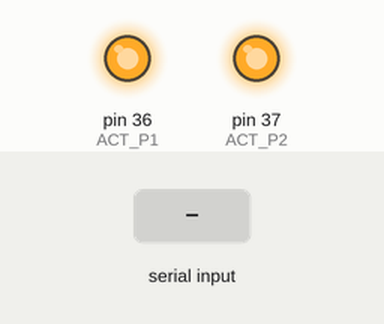
Bench run of a sketch on a simulated Arduino Mega 2560, built with avr-gcc and run on an emulated ATmega2560. Parts: output pins drawn as LEDs (lit = HIGH). Inputs (shaded band) come from the test bench. Pins used as bus, display or sensor lines are not drawn.

Above: at 1.2 s.
1.3 s: "a" received over Serial
At 2.1 s:
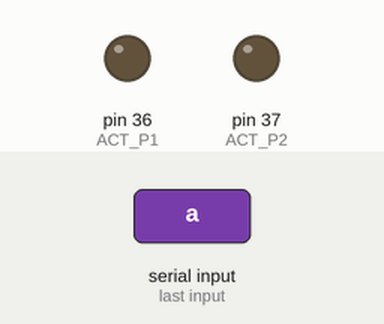
Timing chart, 0 to 4.3 s (numbered marks = the images above; inputs shaded):
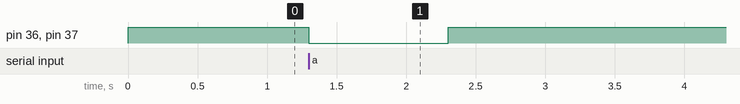

The sketch:

Test_relais_actionneur.ino
```cpp
#include <Stepper.h>

#define ACT_P1 36
#define ACT_P2 37

#define COLOR_S0 4
#define COLOR_S1 5
#define COLOR_S2 6
#define COLOR_S3 7
#define sensorOut 8

//Déclaration pins moteur
#define motorOn 0

#define IN1 28
#define IN2 29
#define IN3 30
#define IN4 31

#define NbrPas1 300

int frequency = 0;

boolean etat = false;

int redFrequency = 0;
int greenFrequency = 0;
int blueFrequency = 0;

int redColor = 0;
int greenColor = 0;
int blueColor = 0;

#if motorOn
Stepper Moteur(NbrPas1, IN1, IN2, IN3, IN4);
#endif

void setup()
{
  pinMode(ACT_P1,OUTPUT);
  pinMode(ACT_P2,OUTPUT);

  pinMode(COLOR_S0,OUTPUT);
  pinMode(COLOR_S1,OUTPUT);
  pinMode(COLOR_S2,OUTPUT);
  pinMode(COLOR_S3,OUTPUT);
  pinMode(sensorOut,INPUT);

  digitalWrite(ACT_P1,HIGH);
  digitalWrite(ACT_P2,HIGH);

  digitalWrite(COLOR_S0,HIGH);
  digitalWrite(COLOR_S1,LOW);

  Serial.begin(9600);
}

void loop()
{
  if(Serial.read() == 'a')
  {
    digitalWrite(ACT_P1,LOW);
    digitalWrite(ACT_P2,LOW);

    delay(1000);

    digitalWrite(ACT_P1,HIGH);
    digitalWrite(ACT_P2,HIGH);
  }


  #if motorOn
  //Mouvement moteur
  Moteur.setSpeed(20);
  Moteur.step(NbrPas1);
  delay(2000);
  #endif


  /*
  digitalWrite(COLOR_S2,LOW);
  digitalWrite(COLOR_S3,LOW);

  redFrequency = pulseIn(sensorOut, LOW);

  redColor = map(redFrequency, 70, 120, 255,0);

  //Serial.print("R = ");
  //Serial.print(redColor);
  //delay(100);

  digitalWrite(COLOR_S2,HIGH);
  digitalWrite(COLOR_S3,HIGH);

  greenFrequency = pulseIn(sensorOut, LOW);

  greenColor = map(greenFrequency, 100, 199, 255, 0);

  //Serial.print(" G = ");
  //Serial.print(greenColor);
  //delay(100);

  digitalWrite(COLOR_S2,LOW);
  digitalWrite(COLOR_S3,HIGH);

  blueFrequency = pulseIn(sensorOut, LOW);

  blueColor = map(blueFrequency, 38, 84, 255, 0);

  //Serial.print(" B = ");
  //Serial.print(blueColor);
  //delay(100);
  //Serial.println();

  if((redColor<499 && redColor>413) && (greenColor<285 && greenColor>237) && (blueColor<200 && blueColor>73))
  {
    Serial.println("ROSE");
  }

  if((redColor<275 && redColor>174) && (greenColor<355 && greenColor>298) && (blueColor<304 && blueColor>200))
  {
    Serial.println("BLEU");
  }

  if((redColor<16 && redColor>-188) && (greenColor<119 && greenColor>11) && (blueColor<-293 && blueColor>-449))
  {
    Serial.println("NOIR");
  }

  if((redColor<469 && redColor>357) && (greenColor<409 && greenColor>340) && (blueColor<84 && blueColor>-77))
  {
    Serial.println("JAUNE");
  }

  if((redColor<443 && redColor>326) && (greenColor<240 && greenColor>158) && (blueColor<-5 && blueColor>-155))
  {
    Serial.println("ROUGE");
  }

  if((redColor<443 && redColor>295) && (greenColor<430 && greenColor>345) && (blueColor<122 && blueColor>-155))
  {
    Serial.println("VERT");
  }
  */
}
```

Measured:
- after the input at 1.3 s, pin 36 (ACT_P1), pin 37 (ACT_P2): HIGH → LOW at once, → HIGH 1.0 s later
